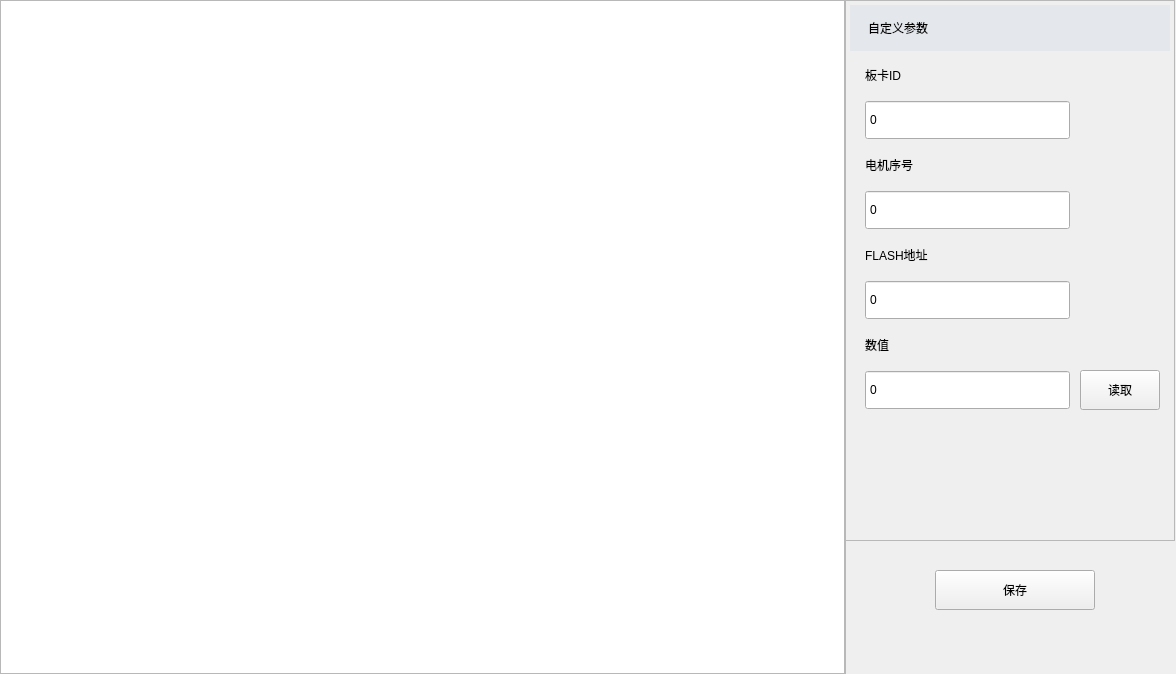
<?xml version="1.0" encoding="UTF-8"?>
<ui version="4.0">
 <class>ImCustomNodeWgt</class>
 <widget class="QWidget" name="ImCustomNodeWgt">
  <property name="geometry">
   <rect>
    <x>0</x>
    <y>0</y>
    <width>1176</width>
    <height>674</height>
   </rect>
  </property>
  <property name="windowTitle">
   <string notr="true">ImCustomNodeWgt</string>
  </property>
  <property name="styleSheet">
   <string notr="true"/>
  </property>
  <widget class="QWidget" name="widget_pos" native="true">
   <property name="geometry">
    <rect>
     <x>845</x>
     <y>0</y>
     <width>330</width>
     <height>674</height>
    </rect>
   </property>
   <property name="styleSheet">
    <string notr="true">QFrame#widget_pos
{
	border:1px solid #a4a4a4;
}</string>
   </property>
   <widget class="QPushButton" name="btn_save">
    <property name="geometry">
     <rect>
      <x>90</x>
      <y>570</y>
      <width>160</width>
      <height>40</height>
     </rect>
    </property>
    <property name="text">
     <string>保存</string>
    </property>
    <property name="buttons" stdset="0">
     <string>btn_dlg</string>
    </property>
   </widget>
   <widget class="QFrame" name="frame">
    <property name="geometry">
     <rect>
      <x>0</x>
      <y>0</y>
      <width>330</width>
      <height>541</height>
     </rect>
    </property>
    <property name="frameShape">
     <enum>QFrame::StyledPanel</enum>
    </property>
    <property name="frameShadow">
     <enum>QFrame::Raised</enum>
    </property>
    <widget class="QLabel" name="label">
     <property name="geometry">
      <rect>
       <x>20</x>
       <y>50</y>
       <width>291</width>
       <height>50</height>
      </rect>
     </property>
     <property name="text">
      <string>板卡ID</string>
     </property>
    </widget>
    <widget class="QSpinBox" name="BoardIdEdit">
     <property name="geometry">
      <rect>
       <x>20</x>
       <y>100</y>
       <width>205</width>
       <height>40</height>
      </rect>
     </property>
     <property name="buttonSymbols">
      <enum>QAbstractSpinBox::NoButtons</enum>
     </property>
     <property name="minimum">
      <number>0</number>
     </property>
     <property name="maximum">
      <number>2147483647</number>
     </property>
    </widget>
    <widget class="QLabel" name="FirstDirLab">
     <property name="geometry">
      <rect>
       <x>5</x>
       <y>5</y>
       <width>320</width>
       <height>46</height>
      </rect>
     </property>
     <property name="styleSheet">
      <string notr="true">padding-left:15px;
background: #e4e7ec;</string>
     </property>
     <property name="text">
      <string>自定义参数</string>
     </property>
    </widget>
    <widget class="QLabel" name="label_2">
     <property name="geometry">
      <rect>
       <x>20</x>
       <y>140</y>
       <width>291</width>
       <height>50</height>
      </rect>
     </property>
     <property name="text">
      <string>电机序号</string>
     </property>
    </widget>
    <widget class="QSpinBox" name="MotorSeqEdit">
     <property name="geometry">
      <rect>
       <x>20</x>
       <y>190</y>
       <width>205</width>
       <height>40</height>
      </rect>
     </property>
     <property name="buttonSymbols">
      <enum>QAbstractSpinBox::NoButtons</enum>
     </property>
     <property name="minimum">
      <number>0</number>
     </property>
     <property name="maximum">
      <number>2147483647</number>
     </property>
    </widget>
    <widget class="QSpinBox" name="FlashAddrEdit">
     <property name="geometry">
      <rect>
       <x>20</x>
       <y>280</y>
       <width>205</width>
       <height>40</height>
      </rect>
     </property>
     <property name="buttonSymbols">
      <enum>QAbstractSpinBox::NoButtons</enum>
     </property>
     <property name="minimum">
      <number>0</number>
     </property>
     <property name="maximum">
      <number>2147483647</number>
     </property>
    </widget>
    <widget class="QLabel" name="label_3">
     <property name="geometry">
      <rect>
       <x>20</x>
       <y>230</y>
       <width>291</width>
       <height>50</height>
      </rect>
     </property>
     <property name="text">
      <string>FLASH地址</string>
     </property>
    </widget>
    <widget class="QPushButton" name="ReadBtn">
     <property name="geometry">
      <rect>
       <x>235</x>
       <y>370</y>
       <width>80</width>
       <height>40</height>
      </rect>
     </property>
     <property name="text">
      <string>读取</string>
     </property>
     <property name="buttons" stdset="0">
      <string>btn_dlg</string>
     </property>
    </widget>
    <widget class="QSpinBox" name="NumValEdit">
     <property name="geometry">
      <rect>
       <x>20</x>
       <y>370</y>
       <width>205</width>
       <height>40</height>
      </rect>
     </property>
     <property name="buttonSymbols">
      <enum>QAbstractSpinBox::NoButtons</enum>
     </property>
     <property name="minimum">
      <number>0</number>
     </property>
     <property name="maximum">
      <number>2147483647</number>
     </property>
    </widget>
    <widget class="QLabel" name="label_4">
     <property name="geometry">
      <rect>
       <x>20</x>
       <y>320</y>
       <width>291</width>
       <height>50</height>
      </rect>
     </property>
     <property name="text">
      <string>数值</string>
     </property>
    </widget>
   </widget>
   <zorder>frame</zorder>
   <zorder>btn_save</zorder>
  </widget>
  <widget class="QTableWidget" name="tableWidget">
   <property name="geometry">
    <rect>
     <x>0</x>
     <y>0</y>
     <width>845</width>
     <height>674</height>
    </rect>
   </property>
   <property name="showGrid">
    <bool>false</bool>
   </property>
   <attribute name="verticalHeaderDefaultSectionSize">
    <number>46</number>
   </attribute>
  </widget>
  <widget class="QFrame" name="line_v_2">
   <property name="geometry">
    <rect>
     <x>845</x>
     <y>0</y>
     <width>1</width>
     <height>674</height>
    </rect>
   </property>
   <property name="frameShape">
    <enum>QFrame::StyledPanel</enum>
   </property>
   <property name="frameShadow">
    <enum>QFrame::Raised</enum>
   </property>
   <property name="lines" stdset="0">
    <string>solid</string>
   </property>
  </widget>
 </widget>
 <resources/>
 <connections/>
</ui>
